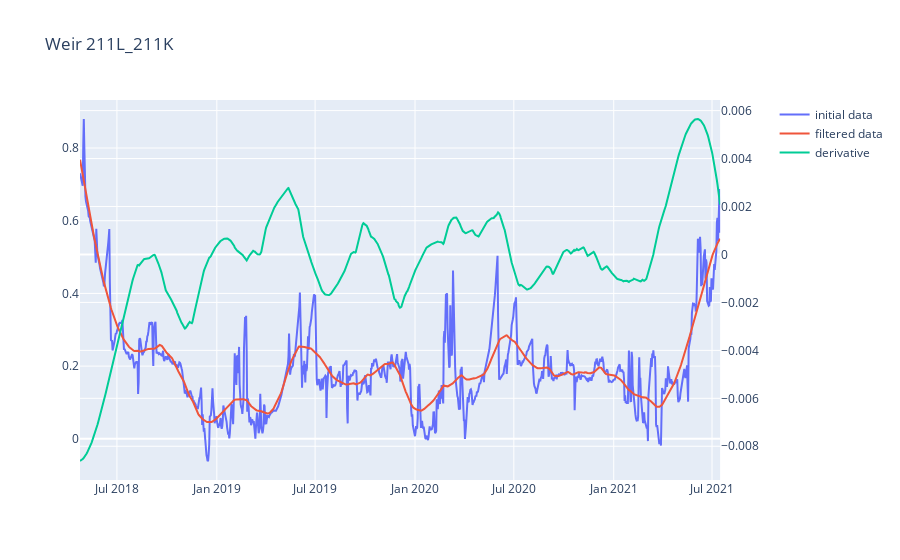

Here is the notebook cell this chart was saved with:
### Code cell
data2 = filter_data(df_leij, 201, 4, 1, default = False)
# data2_deriv = filter_data(df_leij, 201, 4, 1, default = True)


fig = make_subplots(specs=[[{"secondary_y": True}]])

fig.add_trace(go.Scatter(x = data2['Time'], y = data2['Diff(Verschil)'], name = 'initial data'), secondary_y = False)
fig.add_trace(go.Scatter(x = data2['Time'], y = data2['filtered diff'], name = 'filtered data'), secondary_y = False)
fig.add_trace(go.Scatter(x = data2['Time'], y = data2['derivative order 1'], name = 'derivative'), secondary_y = True)
fig.update_layout(title = 'Weir ' + data2['Weir compartment'].iloc[0])
fig.show()

### Figure 1 — Plotly figure (JSON) as saved in the notebook; plotly's stock layout.template omitted (floating-point values rounded to 4 significant figures; data arrays with more than 128 entries replaced by an {"elided": "..."} marker saying what was removed)
{"data": [{"name": "initial data", "type": "scatter", "x": {"elided": "1180 str values"}, "xaxis": "x", "y": {"elided": "1180 float values"}, "yaxis": "y"}, {"name": "filtered data", "type": "scatter", "x": {"elided": "1180 str values"}, "xaxis": "x", "y": {"elided": "1180 float values"}, "yaxis": "y"}, {"name": "derivative", "type": "scatter", "x": {"elided": "1180 str values"}, "xaxis": "x", "y": {"elided": "1180 float values"}, "yaxis": "y2"}], "layout": {"title": {"text": "Weir 211L_211K"}, "xaxis": {"anchor": "y", "domain": [0, 0.94]}, "yaxis": {"anchor": "x", "domain": [0, 1]}, "yaxis2": {"anchor": "x", "overlaying": "y", "side": "right"}}}
